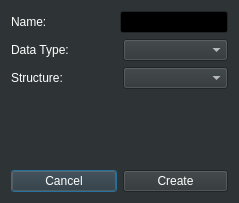
<?xml version="1.0" encoding="UTF-8"?>
<ui version="4.0">
 <class>AddDataStructure</class>
 <widget class="QDialog" name="AddDataStructure">
  <property name="windowModality">
   <enum>Qt::WindowModal</enum>
  </property>
  <property name="geometry">
   <rect>
    <x>0</x>
    <y>0</y>
    <width>239</width>
    <height>203</height>
   </rect>
  </property>
  <property name="sizePolicy">
   <sizepolicy hsizetype="Fixed" vsizetype="Fixed">
    <horstretch>0</horstretch>
    <verstretch>0</verstretch>
   </sizepolicy>
  </property>
  <property name="palette">
   <palette>
    <active>
     <colorrole role="WindowText">
      <brush brushstyle="SolidPattern">
       <color alpha="255">
        <red>255</red>
        <green>255</green>
        <blue>255</blue>
       </color>
      </brush>
     </colorrole>
     <colorrole role="Button">
      <brush brushstyle="SolidPattern">
       <color alpha="255">
        <red>46</red>
        <green>52</green>
        <blue>54</blue>
       </color>
      </brush>
     </colorrole>
     <colorrole role="Light">
      <brush brushstyle="SolidPattern">
       <color alpha="255">
        <red>69</red>
        <green>78</green>
        <blue>81</blue>
       </color>
      </brush>
     </colorrole>
     <colorrole role="Midlight">
      <brush brushstyle="SolidPattern">
       <color alpha="255">
        <red>57</red>
        <green>65</green>
        <blue>67</blue>
       </color>
      </brush>
     </colorrole>
     <colorrole role="Dark">
      <brush brushstyle="SolidPattern">
       <color alpha="255">
        <red>23</red>
        <green>26</green>
        <blue>27</blue>
       </color>
      </brush>
     </colorrole>
     <colorrole role="Mid">
      <brush brushstyle="SolidPattern">
       <color alpha="255">
        <red>30</red>
        <green>34</green>
        <blue>36</blue>
       </color>
      </brush>
     </colorrole>
     <colorrole role="Text">
      <brush brushstyle="SolidPattern">
       <color alpha="255">
        <red>255</red>
        <green>255</green>
        <blue>255</blue>
       </color>
      </brush>
     </colorrole>
     <colorrole role="BrightText">
      <brush brushstyle="SolidPattern">
       <color alpha="255">
        <red>255</red>
        <green>255</green>
        <blue>255</blue>
       </color>
      </brush>
     </colorrole>
     <colorrole role="ButtonText">
      <brush brushstyle="SolidPattern">
       <color alpha="255">
        <red>255</red>
        <green>255</green>
        <blue>255</blue>
       </color>
      </brush>
     </colorrole>
     <colorrole role="Base">
      <brush brushstyle="SolidPattern">
       <color alpha="255">
        <red>0</red>
        <green>0</green>
        <blue>0</blue>
       </color>
      </brush>
     </colorrole>
     <colorrole role="Window">
      <brush brushstyle="SolidPattern">
       <color alpha="255">
        <red>46</red>
        <green>52</green>
        <blue>54</blue>
       </color>
      </brush>
     </colorrole>
     <colorrole role="Shadow">
      <brush brushstyle="SolidPattern">
       <color alpha="255">
        <red>0</red>
        <green>0</green>
        <blue>0</blue>
       </color>
      </brush>
     </colorrole>
     <colorrole role="AlternateBase">
      <brush brushstyle="SolidPattern">
       <color alpha="255">
        <red>23</red>
        <green>26</green>
        <blue>27</blue>
       </color>
      </brush>
     </colorrole>
     <colorrole role="ToolTipBase">
      <brush brushstyle="SolidPattern">
       <color alpha="255">
        <red>255</red>
        <green>255</green>
        <blue>220</blue>
       </color>
      </brush>
     </colorrole>
     <colorrole role="ToolTipText">
      <brush brushstyle="SolidPattern">
       <color alpha="255">
        <red>0</red>
        <green>0</green>
        <blue>0</blue>
       </color>
      </brush>
     </colorrole>
    </active>
    <inactive>
     <colorrole role="WindowText">
      <brush brushstyle="SolidPattern">
       <color alpha="255">
        <red>255</red>
        <green>255</green>
        <blue>255</blue>
       </color>
      </brush>
     </colorrole>
     <colorrole role="Button">
      <brush brushstyle="SolidPattern">
       <color alpha="255">
        <red>46</red>
        <green>52</green>
        <blue>54</blue>
       </color>
      </brush>
     </colorrole>
     <colorrole role="Light">
      <brush brushstyle="SolidPattern">
       <color alpha="255">
        <red>69</red>
        <green>78</green>
        <blue>81</blue>
       </color>
      </brush>
     </colorrole>
     <colorrole role="Midlight">
      <brush brushstyle="SolidPattern">
       <color alpha="255">
        <red>57</red>
        <green>65</green>
        <blue>67</blue>
       </color>
      </brush>
     </colorrole>
     <colorrole role="Dark">
      <brush brushstyle="SolidPattern">
       <color alpha="255">
        <red>23</red>
        <green>26</green>
        <blue>27</blue>
       </color>
      </brush>
     </colorrole>
     <colorrole role="Mid">
      <brush brushstyle="SolidPattern">
       <color alpha="255">
        <red>30</red>
        <green>34</green>
        <blue>36</blue>
       </color>
      </brush>
     </colorrole>
     <colorrole role="Text">
      <brush brushstyle="SolidPattern">
       <color alpha="255">
        <red>255</red>
        <green>255</green>
        <blue>255</blue>
       </color>
      </brush>
     </colorrole>
     <colorrole role="BrightText">
      <brush brushstyle="SolidPattern">
       <color alpha="255">
        <red>255</red>
        <green>255</green>
        <blue>255</blue>
       </color>
      </brush>
     </colorrole>
     <colorrole role="ButtonText">
      <brush brushstyle="SolidPattern">
       <color alpha="255">
        <red>255</red>
        <green>255</green>
        <blue>255</blue>
       </color>
      </brush>
     </colorrole>
     <colorrole role="Base">
      <brush brushstyle="SolidPattern">
       <color alpha="255">
        <red>0</red>
        <green>0</green>
        <blue>0</blue>
       </color>
      </brush>
     </colorrole>
     <colorrole role="Window">
      <brush brushstyle="SolidPattern">
       <color alpha="255">
        <red>46</red>
        <green>52</green>
        <blue>54</blue>
       </color>
      </brush>
     </colorrole>
     <colorrole role="Shadow">
      <brush brushstyle="SolidPattern">
       <color alpha="255">
        <red>0</red>
        <green>0</green>
        <blue>0</blue>
       </color>
      </brush>
     </colorrole>
     <colorrole role="AlternateBase">
      <brush brushstyle="SolidPattern">
       <color alpha="255">
        <red>23</red>
        <green>26</green>
        <blue>27</blue>
       </color>
      </brush>
     </colorrole>
     <colorrole role="ToolTipBase">
      <brush brushstyle="SolidPattern">
       <color alpha="255">
        <red>255</red>
        <green>255</green>
        <blue>220</blue>
       </color>
      </brush>
     </colorrole>
     <colorrole role="ToolTipText">
      <brush brushstyle="SolidPattern">
       <color alpha="255">
        <red>0</red>
        <green>0</green>
        <blue>0</blue>
       </color>
      </brush>
     </colorrole>
    </inactive>
    <disabled>
     <colorrole role="WindowText">
      <brush brushstyle="SolidPattern">
       <color alpha="255">
        <red>23</red>
        <green>26</green>
        <blue>27</blue>
       </color>
      </brush>
     </colorrole>
     <colorrole role="Button">
      <brush brushstyle="SolidPattern">
       <color alpha="255">
        <red>46</red>
        <green>52</green>
        <blue>54</blue>
       </color>
      </brush>
     </colorrole>
     <colorrole role="Light">
      <brush brushstyle="SolidPattern">
       <color alpha="255">
        <red>69</red>
        <green>78</green>
        <blue>81</blue>
       </color>
      </brush>
     </colorrole>
     <colorrole role="Midlight">
      <brush brushstyle="SolidPattern">
       <color alpha="255">
        <red>57</red>
        <green>65</green>
        <blue>67</blue>
       </color>
      </brush>
     </colorrole>
     <colorrole role="Dark">
      <brush brushstyle="SolidPattern">
       <color alpha="255">
        <red>23</red>
        <green>26</green>
        <blue>27</blue>
       </color>
      </brush>
     </colorrole>
     <colorrole role="Mid">
      <brush brushstyle="SolidPattern">
       <color alpha="255">
        <red>30</red>
        <green>34</green>
        <blue>36</blue>
       </color>
      </brush>
     </colorrole>
     <colorrole role="Text">
      <brush brushstyle="SolidPattern">
       <color alpha="255">
        <red>23</red>
        <green>26</green>
        <blue>27</blue>
       </color>
      </brush>
     </colorrole>
     <colorrole role="BrightText">
      <brush brushstyle="SolidPattern">
       <color alpha="255">
        <red>255</red>
        <green>255</green>
        <blue>255</blue>
       </color>
      </brush>
     </colorrole>
     <colorrole role="ButtonText">
      <brush brushstyle="SolidPattern">
       <color alpha="255">
        <red>23</red>
        <green>26</green>
        <blue>27</blue>
       </color>
      </brush>
     </colorrole>
     <colorrole role="Base">
      <brush brushstyle="SolidPattern">
       <color alpha="255">
        <red>46</red>
        <green>52</green>
        <blue>54</blue>
       </color>
      </brush>
     </colorrole>
     <colorrole role="Window">
      <brush brushstyle="SolidPattern">
       <color alpha="255">
        <red>46</red>
        <green>52</green>
        <blue>54</blue>
       </color>
      </brush>
     </colorrole>
     <colorrole role="Shadow">
      <brush brushstyle="SolidPattern">
       <color alpha="255">
        <red>0</red>
        <green>0</green>
        <blue>0</blue>
       </color>
      </brush>
     </colorrole>
     <colorrole role="AlternateBase">
      <brush brushstyle="SolidPattern">
       <color alpha="255">
        <red>46</red>
        <green>52</green>
        <blue>54</blue>
       </color>
      </brush>
     </colorrole>
     <colorrole role="ToolTipBase">
      <brush brushstyle="SolidPattern">
       <color alpha="255">
        <red>255</red>
        <green>255</green>
        <blue>220</blue>
       </color>
      </brush>
     </colorrole>
     <colorrole role="ToolTipText">
      <brush brushstyle="SolidPattern">
       <color alpha="255">
        <red>0</red>
        <green>0</green>
        <blue>0</blue>
       </color>
      </brush>
     </colorrole>
    </disabled>
   </palette>
  </property>
  <property name="windowTitle">
   <string>Add data structure</string>
  </property>
  <layout class="QVBoxLayout" name="verticalLayout">
   <item>
    <layout class="QHBoxLayout" name="horizontalLayout_4">
     <item>
      <widget class="QLabel" name="label_3">
       <property name="text">
        <string>Name:</string>
       </property>
      </widget>
     </item>
     <item>
      <spacer name="horizontalSpacer">
       <property name="orientation">
        <enum>Qt::Horizontal</enum>
       </property>
       <property name="sizeHint" stdset="0">
        <size>
         <width>40</width>
         <height>20</height>
        </size>
       </property>
      </spacer>
     </item>
     <item>
      <widget class="QLineEdit" name="NameField">
       <property name="maximumSize">
        <size>
         <width>16777215</width>
         <height>16777215</height>
        </size>
       </property>
      </widget>
     </item>
    </layout>
   </item>
   <item>
    <layout class="QHBoxLayout" name="horizontalLayout_2">
     <item>
      <widget class="QLabel" name="label">
       <property name="text">
        <string>Data Type:</string>
       </property>
      </widget>
     </item>
     <item>
      <widget class="QComboBox" name="DataType">
       <property name="maximumSize">
        <size>
         <width>16777215</width>
         <height>16777215</height>
        </size>
       </property>
      </widget>
     </item>
    </layout>
   </item>
   <item>
    <layout class="QHBoxLayout" name="horizontalLayout_5">
     <item>
      <widget class="QLabel" name="label_4">
       <property name="text">
        <string>Structure:</string>
       </property>
      </widget>
     </item>
     <item>
      <widget class="QComboBox" name="Structure">
       <property name="maximumSize">
        <size>
         <width>16777215</width>
         <height>16777215</height>
        </size>
       </property>
      </widget>
     </item>
    </layout>
   </item>
   <item>
    <spacer name="verticalSpacer_3">
     <property name="orientation">
      <enum>Qt::Vertical</enum>
     </property>
     <property name="sizeHint" stdset="0">
      <size>
       <width>20</width>
       <height>50</height>
      </size>
     </property>
    </spacer>
   </item>
   <item>
    <layout class="QHBoxLayout" name="horizontalLayout">
     <item>
      <widget class="QPushButton" name="CancelButton">
       <property name="text">
        <string>Cancel</string>
       </property>
      </widget>
     </item>
     <item>
      <widget class="QPushButton" name="CreateButton">
       <property name="text">
        <string>Create</string>
       </property>
      </widget>
     </item>
    </layout>
   </item>
  </layout>
 </widget>
 <resources/>
 <connections/>
</ui>
